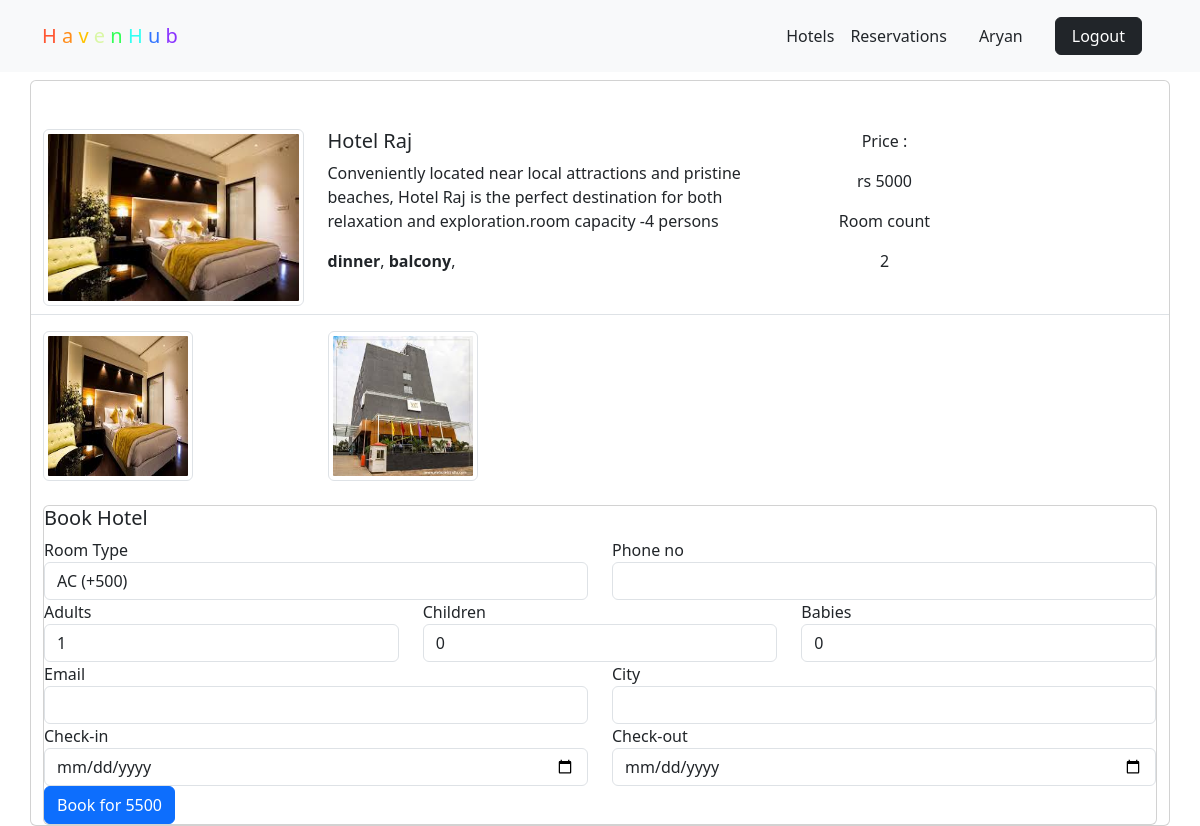
/hotel-detail/eab0a9415a7b4a6482ccd68a088f038c/ (signed in), run on the app's committed database.
### home/models.py (models this page shows, shortened)
class BaseModel(models.Model):
    uid=models.UUIDField(default=uuid.uuid4,editable=False,primary_key=True)
    created_at=models.DateField(auto_now_add=True)
    updated_at=models.DateField(auto_now_add=True)
    class Meta:
        abstract = True

class Hotel(BaseModel):
    hotel_name=models.CharField(max_length=100)
    hotel_price=models.IntegerField()
    description=models.TextField()
    place=models.TextField()
    amenities=models.ManyToManyField(Amenities)
    room_count=models.IntegerField(default=10)

class hotelimages(BaseModel):
    hotel=models.ForeignKey(Hotel,related_name="hotel_images",on_delete=models.CASCADE)
    images = models.ImageField(upload_to = "hotels")

class Amenities(BaseModel):
    amenity_name=models.CharField(max_length=100)

### home/views.py (the view, shortened to what this page needs)
# urls.py: path('hotel-detail/<uid>/', views.hotel_detail, name='hotel_detail'),
def hotel_detail(request, uid):
    hotel_obj = get_object_or_404(Hotel, uid=uid)
    return render(request, 'hotel_detail.html', {'hotel_obj': hotel_obj})

### templates/hotel_detail.html (shortened to what this page needs)
{% extends "layouts/struct.html" %}
{% block content %}
  <nav class="navbar navbar-expand-lg navbar-light bg-body-tertiary pt-3 pb-3 " >
    <div class="container">
      <a class="navbar-brand me-2" href="{% url 'index' %}">
        <span class="multicolor">
          <span style="color: #FF5733;">H</span>
          <span style="color: #FF8D1A;">a</span>
          <span style="color: #FFC300;">v</span>
          <span style="color: #DAF7A6;">e</span>
          <span style="color: #33FF57;">n</span>
          <span style="color: #33FFF3;">H</span>
          <span style="color: #3375FF;">u</span>
          <span style="color: #8A33FF;">b</span>
        </span>
      </a>
      <div class="d-flex align-items-center px-3">
        <a class="nav-link" href="{% url 'index' %}">Hotels</a>
          <a class="nav-link px-3" href="{% url 'reservation' %}">Reservations</a>
      <div class="d-flex align-items-center">
        {% if request.user.is_authenticated %}
          <span class="me-3 px-3">{{ request.user.username }}</span>
          <a data-mdb-ripple-init class="btn btn-dark px-3" href="{% url 'logout' %}" role="button">
            Logout
          </a>
        {% else %}
            <a href="{% url 'login' %}" class="btn btn-link px-3 me-2">Login</a>
            <a href="{% url 'register' %}" class="btn btn-primary me-3">Sign up</a>
        {% endif %}
      </div>
    </div>
  </div>
  </nav>
<div class="container mt-2 pt-5 card">
    <div class="row search-card-result">
        <div class="col-md-3 ">
            <img class="img-thumbnail" src="/media/{{ hotel_obj.hotel_images.first.images }}" alt="Card image cap">
        </div>
        <div class="col-md-5">
            <h5>{{ hotel_obj.hotel_name }}</h5>
            <p>
                {{ hotel_obj.description|truncatechars:950 }}
            </p>
            <p>
                {% for amenitie in hotel_obj.amenities.all %}
                <b>{{ amenitie.amenity_name }}</b>,
                {% endfor %}
            </p>
        </div>
        <div class="col-md-2 border-left text-center more-offers">
            <p>Price : </p>
            <p>rs {{ hotel_obj.hotel_price }}</p>
            <p>Room count</p>
            <p>{{ hotel_obj.room_count }}</p>
        </div>
        <div class="col-md-2 border-left text-center more-offers">
        </div>
    </div>
    <div class="row border-top mt-2">
        {% for image in hotel_obj.hotel_images.all %}
        <div class="col-md-3 mt-3 ">
            <img class="img-thumbnail" src="/media/{{ image.images }}" style="height: 150px; width:150px;">
        </div>
        {% endfor %}
    </div>
    {% if request.user.is_authenticated %}
    <div class="filter-card card mt-4">
        <h5>Book Hotel</h5>
        <form method="post">
            <div class="row form-group">
                <div class="col-md-6">
                    <label for="room_type">Room Type</label>
                    <select name="room_type" id="room_type" class="form-control" onchange="updateTotalPrice()">
                        <option value="AC">AC (+500)</option>
                    </select>
                </div>
                <div class="col-md-6">
                    <label for="pno">Phone no</label>
                    <input type="text" name="pno" id="pno" class="form-control" required>
                </div>
            </div>
            <div class="row form-group">
                <div class="col-md-4">
                    <label for="adults_count">Adults</label>
                    <input type="number" name="adults_count" id="adults_count" class="form-control" min="1" max="4" value="1">
                </div>
                <div class="col-md-4">
                    <label for="children_count">Children</label>
                    <input type="number" name="children_count" id="children_count" class="form-control" min="0" value="0">
                </div>
                <div class="col-md-4">
                    <label for="babies_count">Babies</label>
                    <input type="number" name="babies_count" id="babies_count" class="form-control" min="0" value="0">
                </div>
            </div>
            <div class="row form-group">
                <div class="col-md-6">
                    <label for="email">Email</label>
                    <input type="email" name="email" id="email" class="form-control" required>
                </div>
                <div class="col-md-6">
                    <label for="city">City</label>
                    <input type="text" name="city" id="city" class="form-control" required>
                </div>
            </div>
            <div class="row form-group">
                <div class="col-md-6">
                    <label for="checkin">Check-in</label>
                    <input type="date" name="checkin" id="checkin" class="form-control" required>
                </div>
                <div class="col-md-6">
                    <label for="checkout">Check-out</label>
                    <input type="date" name="checkout" id="checkout" class="form-control" required>
                </div>
            </div>
            <div class="row form-group">
                <div class="col-md-12">
                    <input type="submit" id="submit-btn" class="btn btn-primary btn-block" value="Book">
                </div>
            </div>
        </form>
    </div>
    {% else %}
    <a href="{% url 'login' %}" class="btn btn-primary">Login</a>
    {% endif %}
</div>
{% endblock %}

### data on the page
Hotel: hotel_images.first.images (picture), hotel_name "Hotel Raj", description "Conveniently located near local attractions and pristine beaches, Hotel Raj is the perfect destination for both relaxation and exploration.room capacity -4 persons", hotel_price "5000", room_count "2"
Amenities: amenity_name "dinner"
Amenities: amenity_name "balcony"
hotelimages: images (picture)
hotelimages: images (picture)

### other printed values
{{ request.user.username }} "Aryan"
